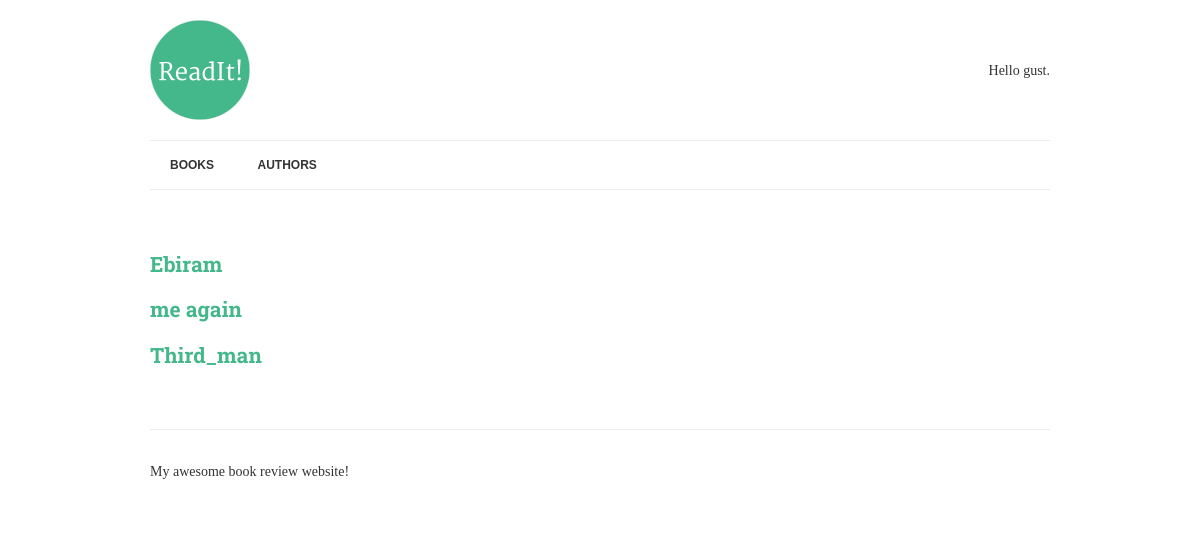
/authors/, run on an earlier commit of the app's database.
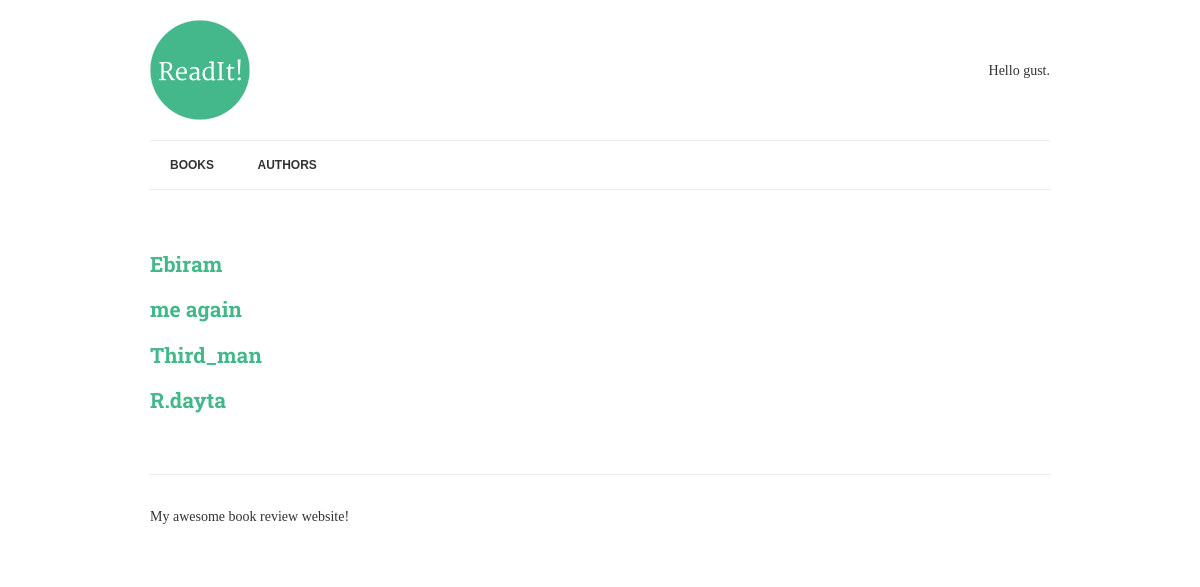
And on a later commit of the database.
### books/models.py (models this page shows, shortened)
class Author(models.Model):
	name = models.CharField(max_length=70,help_text=' Use pen name,not Real name',
							 unique=True)

### books/views.py (the view)
# urls.py: path('authors/',AuthorList.as_view(),name="authors"),
class AuthorList(View):
    def get(self, request):
        authors=Author.objects.all() #to find out all authors and return to our response
        authors=Author.objects.annotate( #count wich authors how many books have.
            published_books=Count("books")
        ).filter(published_books__gt=0) #filter only authors that have at least 1 publish books
        contex= {
             "authors":authors, #this related with authors.html file for knows as authors
        }
        return render(request, "authors.html", contex)

### books/templates/authors.html
{% extends "base.html" %}
{% block content %}
        {%for author in authors %}  <! -- authors in this loop related to the contex (dictionary var) in views.py file-->
            <h2><a href="{% url 'author-detail' author.pk%}"> {{author.name}} </a></h2>
        {%endfor%}
{% endblock %}

What changed in the data, as far as the page shows it:
added Author: name "R.dayta"
